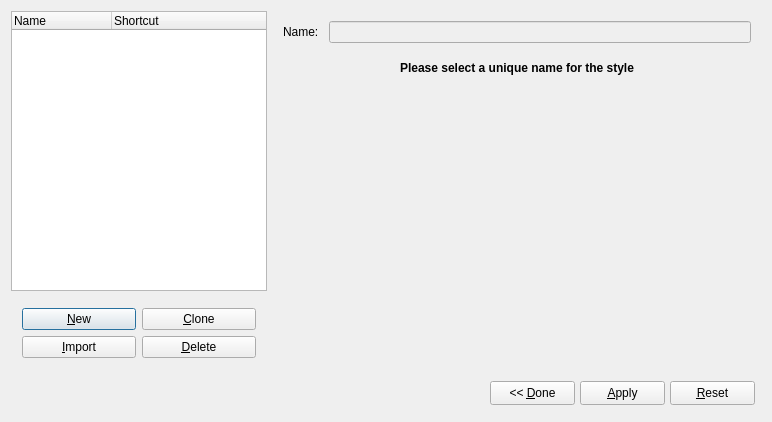
<?xml version="1.0" encoding="UTF-8"?>
<ui version="4.0">
 <class>StyleManager</class>
 <widget class="QDialog" name="StyleManager">
  <property name="enabled">
   <bool>true</bool>
  </property>
  <property name="geometry">
   <rect>
    <x>0</x>
    <y>0</y>
    <width>772</width>
    <height>422</height>
   </rect>
  </property>
  <property name="sizePolicy">
   <sizepolicy hsizetype="MinimumExpanding" vsizetype="Preferred">
    <horstretch>0</horstretch>
    <verstretch>0</verstretch>
   </sizepolicy>
  </property>
  <property name="windowTitle">
   <string>Style Manager</string>
  </property>
  <layout class="QVBoxLayout" name="verticalLayout_2">
   <item>
    <layout class="QHBoxLayout" name="horizontalLayout">
     <item>
      <layout class="QVBoxLayout" name="verticalLayout">
       <item>
        <widget class="StyleView" name="styleView">
         <property name="sizePolicy">
          <sizepolicy hsizetype="Preferred" vsizetype="Expanding">
           <horstretch>0</horstretch>
           <verstretch>0</verstretch>
          </sizepolicy>
         </property>
         <property name="contextMenuPolicy">
          <enum>Qt::CustomContextMenu</enum>
         </property>
         <property name="alternatingRowColors">
          <bool>true</bool>
         </property>
         <property name="allColumnsShowFocus">
          <bool>true</bool>
         </property>
         <column>
          <property name="text">
           <string>Name</string>
          </property>
         </column>
         <column>
          <property name="text">
           <string>Shortcut</string>
          </property>
         </column>
        </widget>
       </item>
       <item>
        <widget class="QFrame" name="leftFrame">
         <property name="sizePolicy">
          <sizepolicy hsizetype="Minimum" vsizetype="Preferred">
           <horstretch>0</horstretch>
           <verstretch>0</verstretch>
          </sizepolicy>
         </property>
         <property name="minimumSize">
          <size>
           <width>190</width>
           <height>0</height>
          </size>
         </property>
         <property name="maximumSize">
          <size>
           <width>32767</width>
           <height>32767</height>
          </size>
         </property>
         <property name="frameShape">
          <enum>QFrame::NoFrame</enum>
         </property>
         <property name="frameShadow">
          <enum>QFrame::Plain</enum>
         </property>
         <property name="lineWidth">
          <number>0</number>
         </property>
         <layout class="QGridLayout" name="gridLayout">
          <item row="0" column="0">
           <widget class="QPushButton" name="newButton">
            <property name="sizePolicy">
             <sizepolicy hsizetype="Preferred" vsizetype="Minimum">
              <horstretch>0</horstretch>
              <verstretch>0</verstretch>
             </sizepolicy>
            </property>
            <property name="minimumSize">
             <size>
              <width>0</width>
              <height>0</height>
             </size>
            </property>
            <property name="maximumSize">
             <size>
              <width>1000</width>
              <height>32767</height>
             </size>
            </property>
            <property name="text">
             <string>&amp;New</string>
            </property>
            <property name="shortcut">
             <string>Alt+N</string>
            </property>
           </widget>
          </item>
          <item row="0" column="1">
           <widget class="QPushButton" name="cloneButton">
            <property name="sizePolicy">
             <sizepolicy hsizetype="Preferred" vsizetype="Minimum">
              <horstretch>0</horstretch>
              <verstretch>0</verstretch>
             </sizepolicy>
            </property>
            <property name="minimumSize">
             <size>
              <width>0</width>
              <height>0</height>
             </size>
            </property>
            <property name="maximumSize">
             <size>
              <width>1000</width>
              <height>32767</height>
             </size>
            </property>
            <property name="toolTip">
             <string>Clone copies the style to make similar styles easily</string>
            </property>
            <property name="text">
             <string>&amp;Clone</string>
            </property>
            <property name="shortcut">
             <string>Alt+C</string>
            </property>
           </widget>
          </item>
          <item row="1" column="0">
           <widget class="QPushButton" name="importButton">
            <property name="sizePolicy">
             <sizepolicy hsizetype="Preferred" vsizetype="Minimum">
              <horstretch>0</horstretch>
              <verstretch>0</verstretch>
             </sizepolicy>
            </property>
            <property name="text">
             <string>&amp;Import</string>
            </property>
            <property name="shortcut">
             <string>Alt+I</string>
            </property>
           </widget>
          </item>
          <item row="1" column="1">
           <widget class="QPushButton" name="deleteButton">
            <property name="sizePolicy">
             <sizepolicy hsizetype="Preferred" vsizetype="Minimum">
              <horstretch>0</horstretch>
              <verstretch>0</verstretch>
             </sizepolicy>
            </property>
            <property name="text">
             <string>&amp;Delete</string>
            </property>
            <property name="shortcut">
             <string>Alt+D</string>
            </property>
           </widget>
          </item>
         </layout>
        </widget>
       </item>
      </layout>
     </item>
     <item>
      <widget class="QFrame" name="rightFrame">
       <property name="minimumSize">
        <size>
         <width>472</width>
         <height>0</height>
        </size>
       </property>
       <property name="frameShape">
        <enum>QFrame::NoFrame</enum>
       </property>
       <property name="frameShadow">
        <enum>QFrame::Plain</enum>
       </property>
       <property name="lineWidth">
        <number>0</number>
       </property>
       <layout class="QVBoxLayout">
        <property name="spacing">
         <number>0</number>
        </property>
        <property name="leftMargin">
         <number>0</number>
        </property>
        <property name="topMargin">
         <number>0</number>
        </property>
        <property name="rightMargin">
         <number>0</number>
        </property>
        <property name="bottomMargin">
         <number>0</number>
        </property>
        <item>
         <widget class="QFrame" name="editFrame">
          <property name="sizePolicy">
           <sizepolicy hsizetype="Expanding" vsizetype="Preferred">
            <horstretch>0</horstretch>
            <verstretch>0</verstretch>
           </sizepolicy>
          </property>
          <property name="frameShape">
           <enum>QFrame::NoFrame</enum>
          </property>
          <property name="frameShadow">
           <enum>QFrame::Plain</enum>
          </property>
          <property name="lineWidth">
           <number>0</number>
          </property>
          <layout class="QVBoxLayout">
           <property name="spacing">
            <number>0</number>
           </property>
           <property name="leftMargin">
            <number>0</number>
           </property>
           <property name="topMargin">
            <number>0</number>
           </property>
           <property name="rightMargin">
            <number>0</number>
           </property>
           <property name="bottomMargin">
            <number>0</number>
           </property>
           <item>
            <layout class="QHBoxLayout">
             <property name="spacing">
              <number>10</number>
             </property>
             <property name="leftMargin">
              <number>10</number>
             </property>
             <property name="topMargin">
              <number>10</number>
             </property>
             <property name="rightMargin">
              <number>10</number>
             </property>
             <property name="bottomMargin">
              <number>10</number>
             </property>
             <item>
              <widget class="QLabel" name="nameLabel">
               <property name="text">
                <string>Name:</string>
               </property>
               <property name="wordWrap">
                <bool>false</bool>
               </property>
              </widget>
             </item>
             <item>
              <widget class="QLineEdit" name="nameEdit">
               <property name="enabled">
                <bool>false</bool>
               </property>
              </widget>
             </item>
            </layout>
           </item>
           <item>
            <widget class="QLabel" name="uniqueLabel">
             <property name="maximumSize">
              <size>
               <width>32767</width>
               <height>30</height>
              </size>
             </property>
             <property name="font">
              <font>
               <weight>75</weight>
               <bold>true</bold>
              </font>
             </property>
             <property name="text">
              <string>Please select a unique name for the style</string>
             </property>
             <property name="alignment">
              <set>Qt::AlignCenter</set>
             </property>
             <property name="wordWrap">
              <bool>false</bool>
             </property>
            </widget>
           </item>
           <item>
            <widget class="QFrame" name="mainFrame">
             <property name="sizePolicy">
              <sizepolicy hsizetype="Expanding" vsizetype="Preferred">
               <horstretch>0</horstretch>
               <verstretch>0</verstretch>
              </sizepolicy>
             </property>
            </widget>
           </item>
          </layout>
         </widget>
        </item>
       </layout>
      </widget>
     </item>
    </layout>
   </item>
   <item>
    <layout class="QHBoxLayout" name="horizontalLayout_2">
     <item>
      <spacer name="horizontalSpacer">
       <property name="orientation">
        <enum>Qt::Horizontal</enum>
       </property>
       <property name="sizeHint" stdset="0">
        <size>
         <width>40</width>
         <height>20</height>
        </size>
       </property>
      </spacer>
     </item>
     <item>
      <layout class="QHBoxLayout">
       <property name="spacing">
        <number>5</number>
       </property>
       <property name="leftMargin">
        <number>6</number>
       </property>
       <property name="topMargin">
        <number>6</number>
       </property>
       <property name="rightMargin">
        <number>6</number>
       </property>
       <property name="bottomMargin">
        <number>6</number>
       </property>
       <item>
        <widget class="QPushButton" name="okButton">
         <property name="sizePolicy">
          <sizepolicy hsizetype="Preferred" vsizetype="Fixed">
           <horstretch>0</horstretch>
           <verstretch>0</verstretch>
          </sizepolicy>
         </property>
         <property name="minimumSize">
          <size>
           <width>85</width>
           <height>24</height>
          </size>
         </property>
         <property name="text">
          <string>&lt;&lt; &amp;Done</string>
         </property>
         <property name="shortcut">
          <string>Alt+D</string>
         </property>
        </widget>
       </item>
       <item>
        <widget class="QPushButton" name="applyButton">
         <property name="sizePolicy">
          <sizepolicy hsizetype="Preferred" vsizetype="Fixed">
           <horstretch>0</horstretch>
           <verstretch>0</verstretch>
          </sizepolicy>
         </property>
         <property name="minimumSize">
          <size>
           <width>85</width>
           <height>24</height>
          </size>
         </property>
         <property name="text">
          <string>&amp;Apply</string>
         </property>
         <property name="shortcut">
          <string>Alt+A</string>
         </property>
        </widget>
       </item>
       <item>
        <widget class="QPushButton" name="resetButton">
         <property name="sizePolicy">
          <sizepolicy hsizetype="Preferred" vsizetype="Fixed">
           <horstretch>0</horstretch>
           <verstretch>0</verstretch>
          </sizepolicy>
         </property>
         <property name="minimumSize">
          <size>
           <width>85</width>
           <height>24</height>
          </size>
         </property>
         <property name="text">
          <string>&amp;Reset</string>
         </property>
         <property name="shortcut">
          <string>Alt+R</string>
         </property>
        </widget>
       </item>
      </layout>
     </item>
    </layout>
   </item>
  </layout>
 </widget>
 <layoutdefault spacing="6" margin="11"/>
 <customwidgets>
  <customwidget>
   <class>StyleView</class>
   <extends>QTreeWidget</extends>
   <header>ui/styleview.h</header>
  </customwidget>
 </customwidgets>
 <includes>
  <include location="local">ui/scrpalettebase.h</include>
  <include location="local">ui/scrpalettebase.h</include>
 </includes>
 <resources/>
 <connections/>
</ui>
